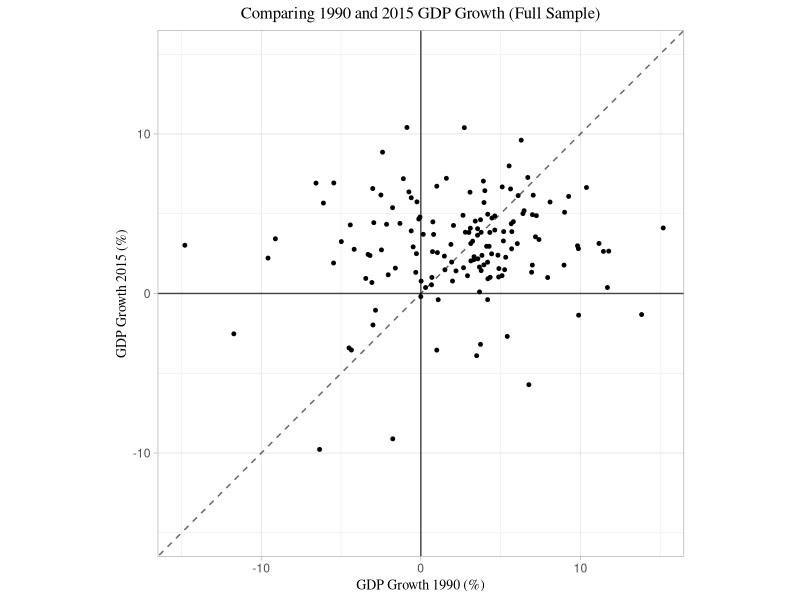
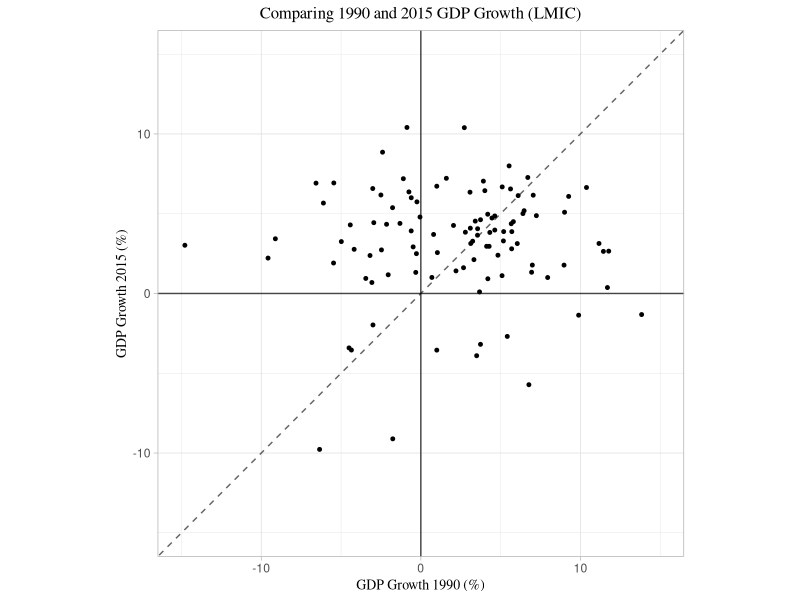
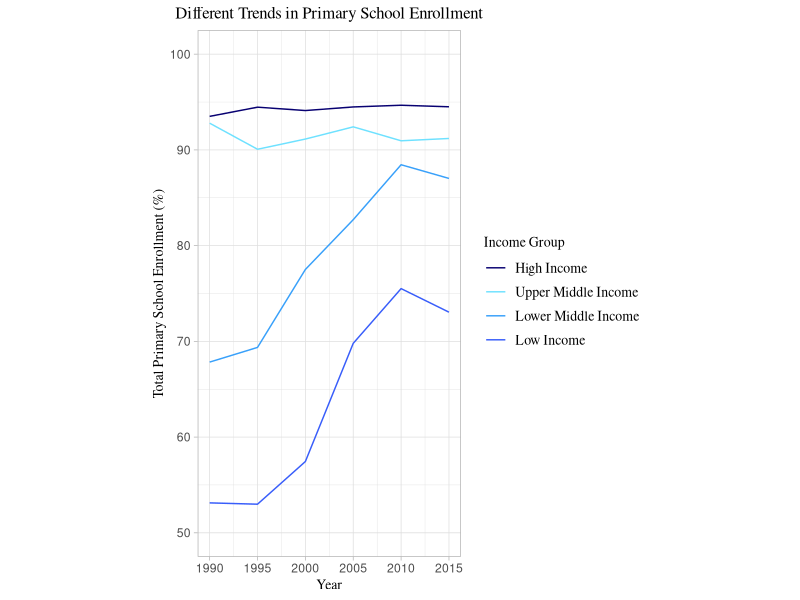

Source code (R) for these figures, in order:
## ---- chunk 1
knitr::opts_chunk$set(echo = TRUE)
library(tidyverse)
## ---- chunk 2
dev_ind <- read.csv('./pset1_data/development_indicators.csv')
clf <- read.csv('./pset1_data/classifications.csv')
## ---- chunk 3
df <- left_join(dev_ind,clf,by='countrycode')
## ---- chunk 4
df <- df %>% 
  mutate(LMIC_ind = if_else(str_detect(tolower(income_level),'low') |
                              str_detect(tolower(income_level),'lower') |
                              str_detect(tolower(income_level),'middle'),1,0))
## ---- chunk 5
df %>% 
  filter((year == 2015) & (!is.na(gdp_growth))) %>%
  group_by(income_level) %>%
  summarise(mean_GDPgrowth = mean(gdp_growth),
            sd_GDPgrowth = sd(gdp_growth))
## ---- chunk 6
df_5 <- df %>%
  pivot_wider(id_cols = c(countryname.x,LMIC_ind),
              names_from = year,
              names_prefix = 'gdp_growth',
              values_from = gdp_growth) %>%
  na.omit()
df_5_LMIC <- df_5 %>%
  filter(LMIC_ind==1)
## ---- chunk 7
ggplot(data=df_5,mapping=aes(x=gdp_growth1990,y=gdp_growth2015)) + 
  geom_point(size = 1, position = position_jitter()) +
  geom_abline(slope=1,intercept=0, alpha = 0.6, linetype='dashed') + 
  geom_hline(yintercept = 0, alpha=0.7) +
  geom_vline(xintercept = 0, alpha=0.7) + 
  theme_light() + ggtitle("Comparing 1990 and 2015 GDP Growth (Full Sample)") +
  xlab("GDP Growth 1990 (%)") + ylab("GDP Growth 2015 (%)") +
  coord_fixed(xlim=c(-15,15), ylim=c(-15,15)) +
  theme(plot.title = element_text(family = 'serif', hjust = 0.5, size = 12), 
        axis.title.x = element_text(family = 'serif', size = 10),
        axis.title.y = element_text(family = 'serif', size = 10))
## ---- chunk 8
ggplot(data=df_5_LMIC,mapping=aes(x=gdp_growth1990,y=gdp_growth2015)) + 
  geom_point(size = 1, position = position_jitter()) +
  geom_abline(slope=1,intercept=0, alpha = 0.6, linetype='dashed') + 
  geom_hline(yintercept = 0, alpha=0.7) +
  geom_vline(xintercept = 0, alpha=0.7) + 
  theme_light() + ggtitle("Comparing 1990 and 2015 GDP Growth (LMIC)") +
  xlab("GDP Growth 1990 (%)") + ylab("GDP Growth 2015 (%)") +
  coord_fixed(xlim=c(-15,15), ylim=c(-15,15)) +
  theme(plot.title = element_text(family = 'serif', hjust = 0.5, size = 12), 
        axis.title.x = element_text(family = 'serif', size = 10),
        axis.title.y = element_text(family = 'serif', size = 10))
## ---- chunk 9
df_6a <- df %>% 
  filter(!is.na(enroll_primary_t)) %>%
  group_by(year,income_level) %>%
  summarise(primary = mean(enroll_primary_t),.groups='keep')
## ---- chunk 10
ggplot(data=df_6a,mapping=aes(x=year,y=primary,color=income_level)) +
  geom_line() +
  theme_light() + ggtitle("Different Trends in Primary School Enrollment") +
  xlab("Year") + ylab("Total Primary School Enrollment (%)") +
  coord_fixed(ylim=c(50,100)) +
  theme(plot.title = element_text(family = 'serif', hjust = 0.5, size = 12), 
        axis.title.x = element_text(family = 'serif', size = 10),
        axis.title.y = element_text(family = 'serif', size = 10),
        legend.title =element_text(family = 'serif', size = 10),
        legend.text =element_text(family = 'serif', size = 10)) +
  scale_color_manual(values=c("#070071", "#6EE1FF", "#38A0FA",'#385DFA'),
                     name='Income Group',
                     limits = c("High Income","Upper Middle Income",
                                "Lower Middle Income","Low Income"))
